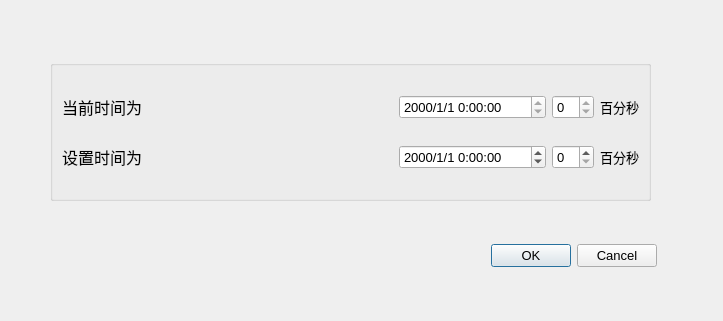
<?xml version="1.0" encoding="UTF-8"?>
<ui version="4.0">
 <class>time_set</class>
 <widget class="QDialog" name="time_set">
  <property name="geometry">
   <rect>
    <x>0</x>
    <y>0</y>
    <width>723</width>
    <height>321</height>
   </rect>
  </property>
  <property name="font">
   <font>
    <pointsize>10</pointsize>
   </font>
  </property>
  <property name="windowTitle">
   <string>Dialog</string>
  </property>
  <widget class="QDialogButtonBox" name="buttonBox">
   <property name="geometry">
    <rect>
     <x>490</x>
     <y>240</y>
     <width>167</width>
     <height>31</height>
    </rect>
   </property>
   <property name="orientation">
    <enum>Qt::Horizontal</enum>
   </property>
   <property name="standardButtons">
    <set>QDialogButtonBox::Cancel|QDialogButtonBox::Ok</set>
   </property>
  </widget>
  <widget class="QGroupBox" name="groupBox">
   <property name="geometry">
    <rect>
     <x>50</x>
     <y>60</y>
     <width>601</width>
     <height>141</height>
    </rect>
   </property>
   <property name="title">
    <string/>
   </property>
   <layout class="QGridLayout" name="gridLayout">
    <item row="0" column="1">
     <spacer name="horizontalSpacer">
      <property name="orientation">
       <enum>Qt::Horizontal</enum>
      </property>
      <property name="sizeHint" stdset="0">
       <size>
        <width>40</width>
        <height>20</height>
       </size>
      </property>
     </spacer>
    </item>
    <item row="1" column="0">
     <widget class="QLabel" name="label_2">
      <property name="font">
       <font>
        <pointsize>12</pointsize>
       </font>
      </property>
      <property name="text">
       <string>设置时间为</string>
      </property>
     </widget>
    </item>
    <item row="1" column="1">
     <spacer name="horizontalSpacer_2">
      <property name="orientation">
       <enum>Qt::Horizontal</enum>
      </property>
      <property name="sizeHint" stdset="0">
       <size>
        <width>40</width>
        <height>20</height>
       </size>
      </property>
     </spacer>
    </item>
    <item row="0" column="0">
     <widget class="QLabel" name="label">
      <property name="font">
       <font>
        <pointsize>12</pointsize>
       </font>
      </property>
      <property name="text">
       <string>当前时间为</string>
      </property>
     </widget>
    </item>
    <item row="0" column="2">
     <widget class="QDateTimeEdit" name="curren_time">
      <property name="readOnly">
       <bool>true</bool>
      </property>
      <property name="displayFormat">
       <string>yyyy/M/d H:mm:ss</string>
      </property>
     </widget>
    </item>
    <item row="1" column="2">
     <widget class="QDateTimeEdit" name="now_time">
      <property name="displayFormat">
       <string>yyyy/M/d H:mm:ss</string>
      </property>
     </widget>
    </item>
    <item row="0" column="3">
     <widget class="QSpinBox" name="cureent_ff">
      <property name="readOnly">
       <bool>true</bool>
      </property>
     </widget>
    </item>
    <item row="1" column="3">
     <widget class="QSpinBox" name="now_ff"/>
    </item>
    <item row="0" column="4">
     <widget class="QLabel" name="label_3">
      <property name="text">
       <string>百分秒</string>
      </property>
     </widget>
    </item>
    <item row="1" column="4">
     <widget class="QLabel" name="label_4">
      <property name="text">
       <string>百分秒</string>
      </property>
     </widget>
    </item>
   </layout>
  </widget>
 </widget>
 <resources/>
 <connections>
  <connection>
   <sender>buttonBox</sender>
   <signal>accepted()</signal>
   <receiver>time_set</receiver>
   <slot>accept()</slot>
   <hints>
    <hint type="sourcelabel">
     <x>248</x>
     <y>254</y>
    </hint>
    <hint type="destinationlabel">
     <x>157</x>
     <y>274</y>
    </hint>
   </hints>
  </connection>
  <connection>
   <sender>buttonBox</sender>
   <signal>rejected()</signal>
   <receiver>time_set</receiver>
   <slot>reject()</slot>
   <hints>
    <hint type="sourcelabel">
     <x>316</x>
     <y>260</y>
    </hint>
    <hint type="destinationlabel">
     <x>286</x>
     <y>274</y>
    </hint>
   </hints>
  </connection>
 </connections>
</ui>
